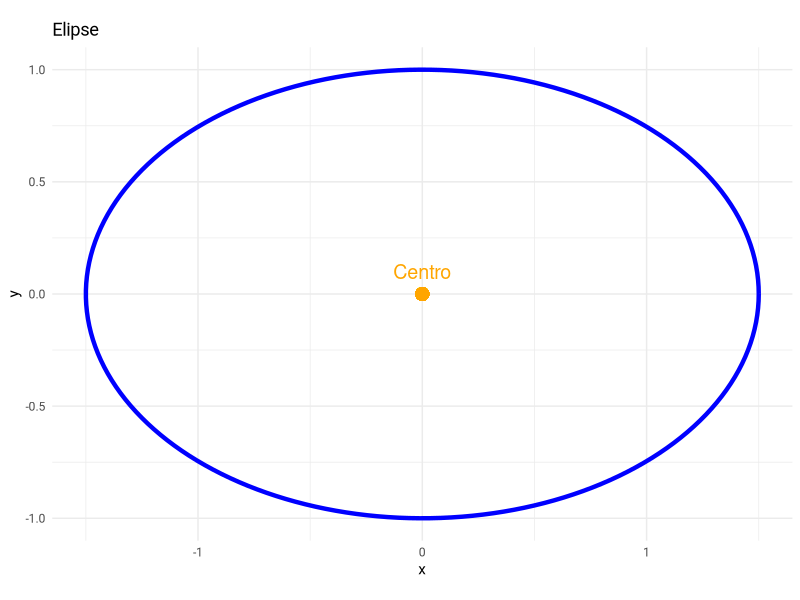

This figure's R source:
# En este script dibujaremos una elipse

# Librerías
library(ggplot2)

# Parámetros de la elipse
radio_x <- 1.5  # eje mayor
radio_y <- 1    # eje menor
theta <- seq(0, 2*pi, length.out = 200)

# Data frame de la elipse
df <- data.frame(
  x = radio_x * cos(theta),
  y = radio_y * sin(theta)
)

# Gráfico
ggplot(df, aes(x, y)) +
  geom_path(color = "blue", size = 1.5) +  
  geom_point(aes(x = 0, y = 0), color = "orange", size = 4) +  
  annotate("text", x = 0, y = 0.1, label = "Centro", color = "orange", size = 5) +
  coord_fixed() +
  theme_minimal(base_family = "Roboto") +
  labs(title = "Elipse", x = "x", y = "y")
